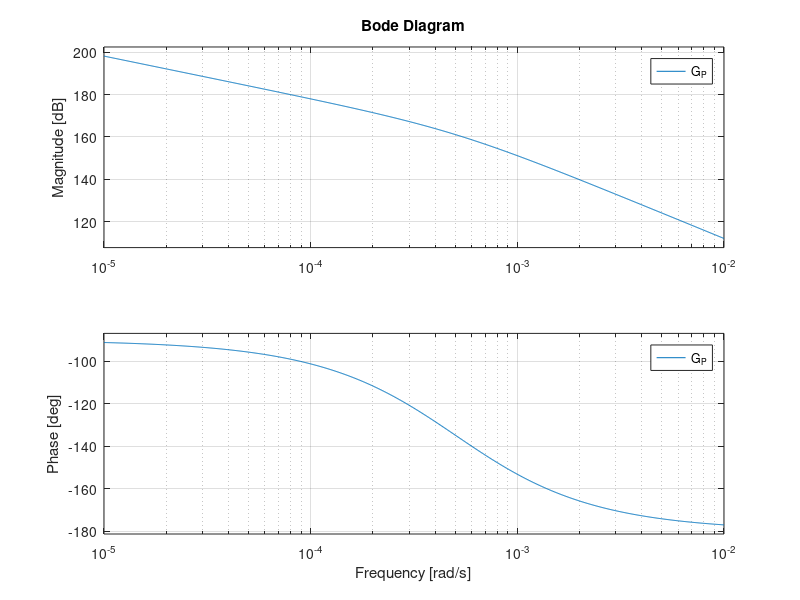

Source code (MATLAB): (Note: this script raises an error after producing the figure.)
clear
tlim = [0 10];

G = tf(40.6502,[1 5.0413e-04 0]);

G_P = G;

figure(1)
subplot(2,5,1)
rlocus(G_P)
axis equal
shg
subplot(2,5,6)
bode(G_P)
shg

%% Plant with Delay
d = 0.15;
[num,den] = pade(d,2);
P_pade = tf(num,den);

G_P = G*P_pade;

figure(1)
subplot(2,5,1)
rlocus(G_P)
axis equal
shg
subplot(2,5,6)
bode(G_P)
shg

%% Lead Controller 1
omega_target = 0.8;
alpha = 100;
p = omega_target*sqrt(alpha);
z = omega_target/sqrt(alpha);
D_lead = tf([1 z],[1 p]);

D1 = D_lead;

figure(1)
subplot(2,5,2)
rlocus(G_P*D1)
axis equal
shg
subplot(2,5,7)
bode(G_P*D1)
shg

D2 = D1;

%% Lag Controller 1
omega_target = 0.01;
alpha = 0.1;
p = omega_target*sqrt(alpha);
z = omega_target/sqrt(alpha);
D_lag = tf([1 z],[1 p]);

D2 = D1*D_lag;

figure(1)
subplot(2,5,3)
rlocus(G_P*D2)
axis equal
shg
subplot(2,5,8)
bode(G_P*D2)
shg

%% Adjust Gain
omega_target = 1.7;

K = 1/abs(freqresp(G_P*D2,omega_target));
D3 = K*D2;

poles = rlocus(G_P*D2,K);
figure(1)
subplot(2,5,3)
rlocus(G_P*D2)
axis equal
hold on
plot(real(poles),imag(poles),'r*')
hold off

subplot(2,5,8)
bode(G_P*D3)
shg

%% Closed Loop
T = G_P*D3/(1+G_P*D3);

pole(T)

figure(1)
subplot(2,5,4)
rlocus(T,1)
axis equal

subplot(2,5,5)
step(T,tlim)
shg

subplot(2,5,9)
bode(T)
shg

S_u = D3/(1+G_P*D3);

subplot(2,5,10)
step(S_u,tlim)
shg

%% Test With Different Transfer Function
G1 = tf(60,[1 0 0]);
G_P1 = G1*P_pade;
T1 = G_P1*D3/(1+G_P1*D3);

pole(T1)

figure(2)
subplot(2,2,1)
rlocus(T1,1)
axis equal

subplot(2,2,2)
step(T1,tlim)
shg

subplot(2,2,3)
bode(T1)
shg

S_u1 = D3/(1+G_P1*D3);

subplot(2,2,4)
step(S_u1,tlim)
shg

%% Difference Equation 1 (WITHOUT K)
h = 0.025;
opts = c2dOptions('PrewarpFrequency',omega_target);
D_z = c2d(D2,h,opts)

syms z U(z) E(z) theta_k x_k
[num, den] = tfdata(D_z);
eqn = simplify( poly2sym(cell2mat(num), z)*E(z) == poly2sym(cell2mat(den), z)*U(z) );
eqn_diff = vpa(iztrans(eqn))
K

save('loop_shaping_1')
